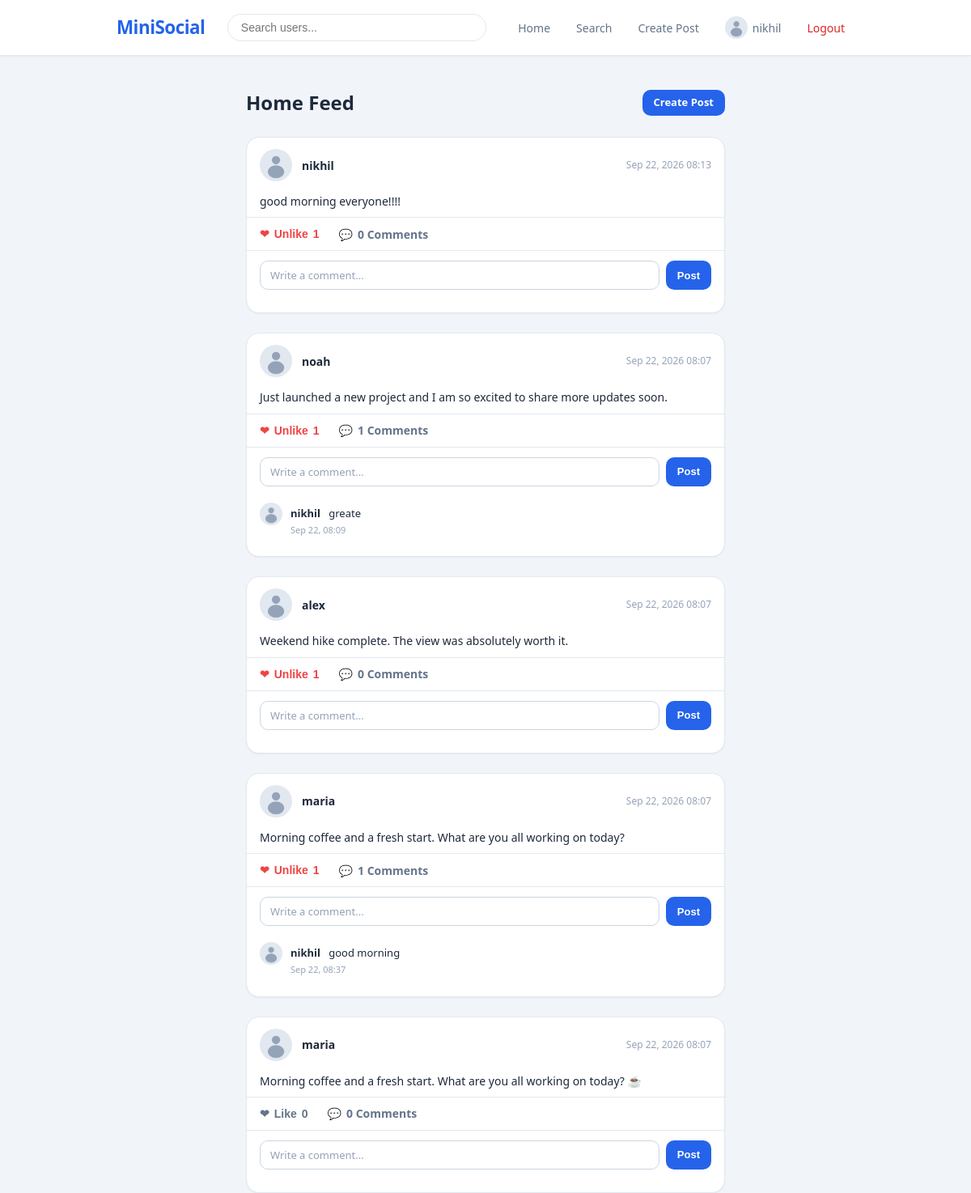
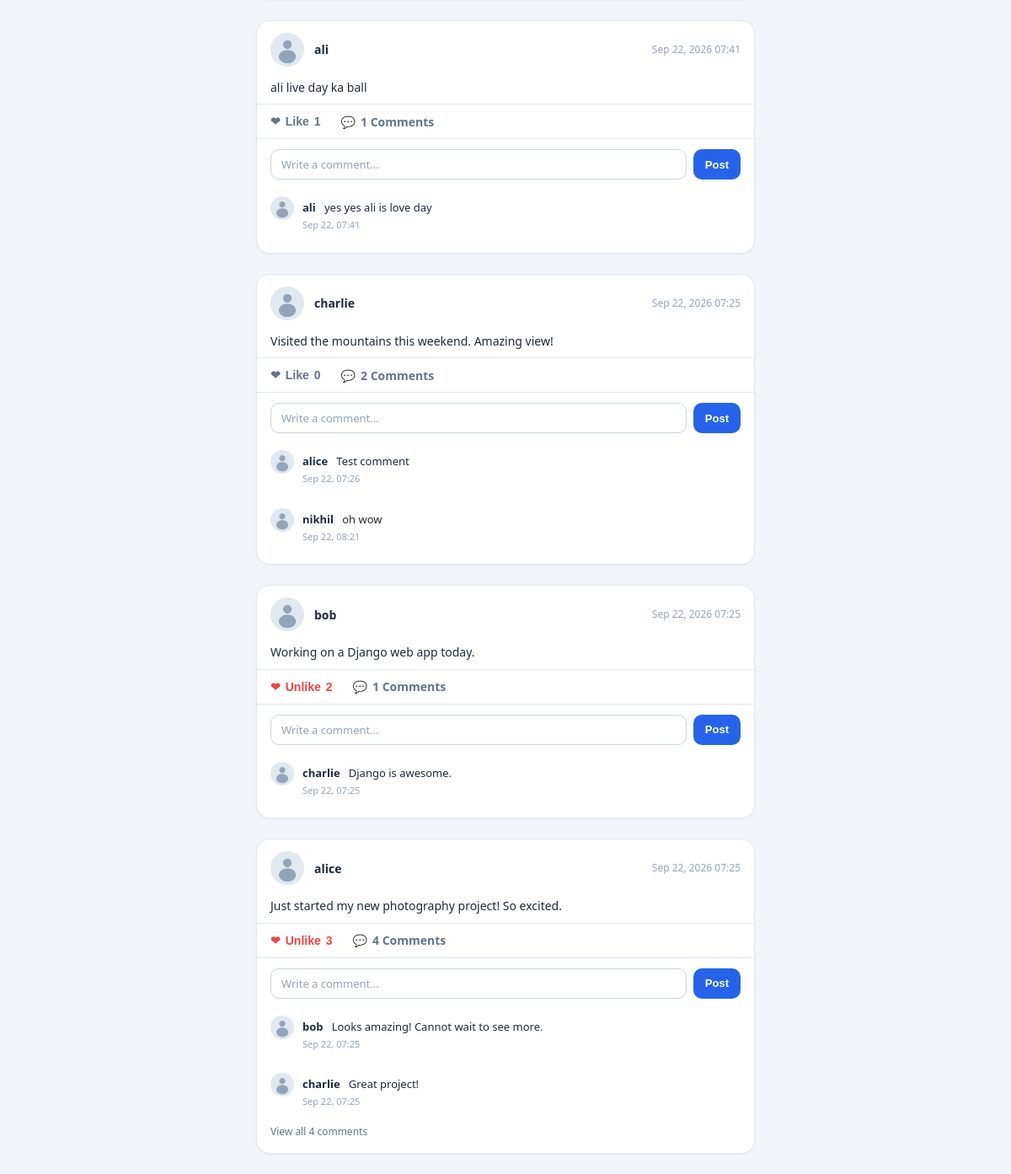
Screenshot of / (signed in) with the database file from the repository (2 pictures, top to bottom).
### users/models.py (models this page shows, shortened)
class Profile(models.Model):
    user = models.OneToOneField(User, on_delete=models.CASCADE, related_name="profile")
    profile_picture = models.ImageField(upload_to="profile_pics/", default="profile_pics/default.png")
    bio = models.TextField(max_length=500, blank=True)
    full_name = models.CharField(max_length=150, blank=True)
    created_at = models.DateTimeField(auto_now_add=True)

### posts/models.py (models this page shows, shortened)
class Post(models.Model):
    author = models.ForeignKey(User, on_delete=models.CASCADE, related_name="posts")
    content = models.TextField(max_length=2000)
    image = models.ImageField(upload_to="post_images/", blank=True, null=True)
    created_at = models.DateTimeField(auto_now_add=True)
    updated_at = models.DateTimeField(auto_now=True)
    class Meta:
        ordering = ["-created_at"]
        indexes = [models.Index(fields=["-created_at"])]
    @property
    def like_count(self):
        return self.likes.count()
    @property
    def comment_count(self):
        return self.comments.count()

class Comment(models.Model):
    post = models.ForeignKey(Post, on_delete=models.CASCADE, related_name="comments")
    user = models.ForeignKey(User, on_delete=models.CASCADE, related_name="comments")
    text = models.TextField(max_length=500)
    created_at = models.DateTimeField(auto_now_add=True)
    class Meta:
        ordering = ["created_at"]

### posts/views.py (the view)
# urls.py: path("", views.feed_view, name="feed"),
@login_required
def feed_view(request):
    feed_posts = Post.objects.select_related("author__profile").prefetch_related("comments__user__profile", "likes").order_by("-created_at")
    liked_post_ids = set(Like.objects.filter(user=request.user, post__in=feed_posts).values_list("post_id", flat=True))
    return render(request, "posts/feed.html", {
        "posts": feed_posts,
        "liked_post_ids": liked_post_ids,
        "comment_form": CommentForm(),
    })

### posts/forms.py
class CommentForm(forms.Form):
    text = forms.CharField(
        max_length=500,
        widget=forms.TextInput(attrs={"class": "form-input comment-input", "placeholder": "Write a comment..."}),
    )

### templates/posts/feed.html (shortened to what this page needs)
{% extends "base.html" %}
{% block content %}
<div class="feed-container">
    <div class="feed-header">
        <h2>Home Feed</h2>
        <a href="{% url 'create_post' %}" class="btn btn-primary btn-sm">Create Post</a>
    </div>
    {% if posts %}
        <div class="posts-list">
            {% for post in posts %}
                <article class="post-card" data-post-id="{{ post.id }}">
                    <div class="post-card-header">
                        <a href="{% url 'profile' username=post.author.username %}">
                            <img src="{{ post.author.profile.profile_picture.url }}" alt="{{ post.author.username }}" class="post-avatar">
                        </a>
                        <a href="{% url 'profile' username=post.author.username %}" class="post-author-name">{{ post.author.username }}</a>
                        <span class="post-date">{{ post.created_at|date:"M d, Y H:i" }}</span>
                    </div>
                    <div class="post-content">
                        <p class="post-caption">{{ post.content|linebreaksbr }}</p>
                    </div>
                    <div class="post-actions">
                        <button class="like-btn {% if post.id in liked_post_ids %}liked{% endif %}"
                                data-post-id="{{ post.id }}">
                            <span class="like-icon">&#10084;</span>
                            <span class="like-text">{% if post.id in liked_post_ids %}Unlike{% else %}Like{% endif %}</span>
                            <span class="like-count">{{ post.like_count }}</span>
                        </button>
                        <a href="{% url 'post_detail' post_id=post.id %}" class="comment-link">
                            <span>&#128172;</span>
                            <span>{{ post.comment_count }} Comments</span>
                        </a>
                    </div>
                    <div class="post-comment-section">
                        <form class="comment-form" data-post-id="{{ post.id }}">
                            <input type="text" name="text" class="form-input comment-input" placeholder="Write a comment..." maxlength="500">
                            <button type="submit" class="btn btn-primary btn-sm">Post</button>
                        </form>
                        <div class="comments-display" data-post-id="{{ post.id }}">
                            {% for comment in post.comments.all|slice:":2" %}
                                <div class="comment-item">
                                    <img src="{{ comment.user.profile.profile_picture.url }}" alt="avatar" class="comment-avatar">
                                    <div class="comment-body">
                                        <strong>{{ comment.user.username }}</strong>
                                        <span class="comment-text">{{ comment.text }}</span>
                                        <span class="comment-date">{{ comment.created_at|date:"M d, H:i" }}</span>
                                    </div>
                                </div>
                            {% endfor %}
                            {% if post.comment_count > 2 %}
                                <a href="{% url 'post_detail' post_id=post.id %}" class="view-all-comments">View all {{ post.comment_count }} comments</a>
                            {% endif %}
                        </div>
                    </div>
                </article>
            {% endfor %}
        </div>
    {% endif %}
</div>
{% endblock %}

### templates/base.html (shortened to what this page needs)
{% load static %}
<!DOCTYPE html>
<html lang="en">
<head>
    <link rel="stylesheet" href="{% static 'css/style.css' %}">
</head>
<body>
    {% if user.is_authenticated %}
    <nav class="navbar">
        <div class="navbar-container">
            <a href="{% url 'feed' %}" class="navbar-logo">MiniSocial</a>
            <div class="navbar-search-box">
                <input type="text" id="nav-search-input" placeholder="Search users..." autocomplete="off">
            </div>
            <div class="navbar-links">
                <a href="{% url 'feed' %}" class="nav-link">Home</a>
                <a href="{% url 'search' %}" class="nav-link">Search</a>
                <a href="{% url 'create_post' %}" class="nav-link">Create Post</a>
                <a href="{% url 'profile' username=user.username %}" class="nav-link">
                    <img src="{{ user.profile.profile_picture.url }}" alt="{{ user.username }}" class="nav-avatar">
                    <span>{{ user.username }}</span>
                </a>
                <a href="{% url 'logout' %}" class="nav-link nav-logout">Logout</a>
            </div>
        </div>
    </nav>
    {% endif %}
    <main class="main-content">
        {% block content %}{% endblock %}
    </main>
</body>
</html>

### rows the page displays
Post: author.profile.profile_picture (placeholder picture), author.username "nikhil", created_at "Sep 22, 2026 08:13", content "good morning everyone!!!!", shows "Unlike", like_count "1", comment_count "0"
Post: author.profile.profile_picture (placeholder picture), author.username "noah", created_at "Sep 22, 2026 08:07", content "Just launched a new project and I am so excited to share more updates soon.", shows "Unlike", like_count "1", comment_count "1"
Comment: user.profile.profile_picture (placeholder picture), user.username "nikhil", text "greate", created_at "Sep 22, 08:09"
Post: author.profile.profile_picture (placeholder picture), author.username "alex", created_at "Sep 22, 2026 08:07", content "Weekend hike complete. The view was absolutely worth it.", shows "Unlike", like_count "1", comment_count "0"
Post: author.profile.profile_picture (placeholder picture), author.username "maria", created_at "Sep 22, 2026 08:07", content "Morning coffee and a fresh start. What are you all working on today?", shows "Unlike", like_count "1", comment_count "1"
Comment: user.profile.profile_picture (placeholder picture), user.username "nikhil", text "good morning", created_at "Sep 22, 08:37"
Post: author.profile.profile_picture (placeholder picture), author.username "maria", created_at "Sep 22, 2026 08:07", content "Morning coffee and a fresh start. What are you all working on today? ☕", shows "Like", like_count "0", comment_count "0"
Post: author.profile.profile_picture (placeholder picture), author.username "ali", created_at "Sep 22, 2026 07:41", content "ali live day ka ball", shows "Like", like_count "1", comment_count "1"
Comment: user.profile.profile_picture (placeholder picture), user.username "ali", text "yes yes ali is love day", created_at "Sep 22, 07:41"
Post: author.profile.profile_picture (placeholder picture), author.username "charlie", created_at "Sep 22, 2026 07:25", content "Visited the mountains this weekend. Amazing view!", shows "Like", like_count "0", comment_count "2"
Comment: user.profile.profile_picture (placeholder picture), user.username "alice", text "Test comment", created_at "Sep 22, 07:26"
Comment: user.profile.profile_picture (placeholder picture), user.username "nikhil", text "oh wow", created_at "Sep 22, 08:21"
Post: author.profile.profile_picture (placeholder picture), author.username "bob", created_at "Sep 22, 2026 07:25", content "Working on a Django web app today.", shows "Unlike", like_count "2", comment_count "1"
Comment: user.profile.profile_picture (placeholder picture), user.username "charlie", text "Django is awesome.", created_at "Sep 22, 07:25"
Post: author.profile.profile_picture (placeholder picture), author.username "alice", created_at "Sep 22, 2026 07:25", content "Just started my new photography project! So excited.", shows "Unlike", like_count "3", comment_count "4"
Comment: user.profile.profile_picture (placeholder picture), user.username "bob", text "Looks amazing! Cannot wait to see more.", created_at "Sep 22, 07:25"
Comment: user.profile.profile_picture (placeholder picture), user.username "charlie", text "Great project!", created_at "Sep 22, 07:25"

### other values shown
{{ user.username }} "nikhil"
